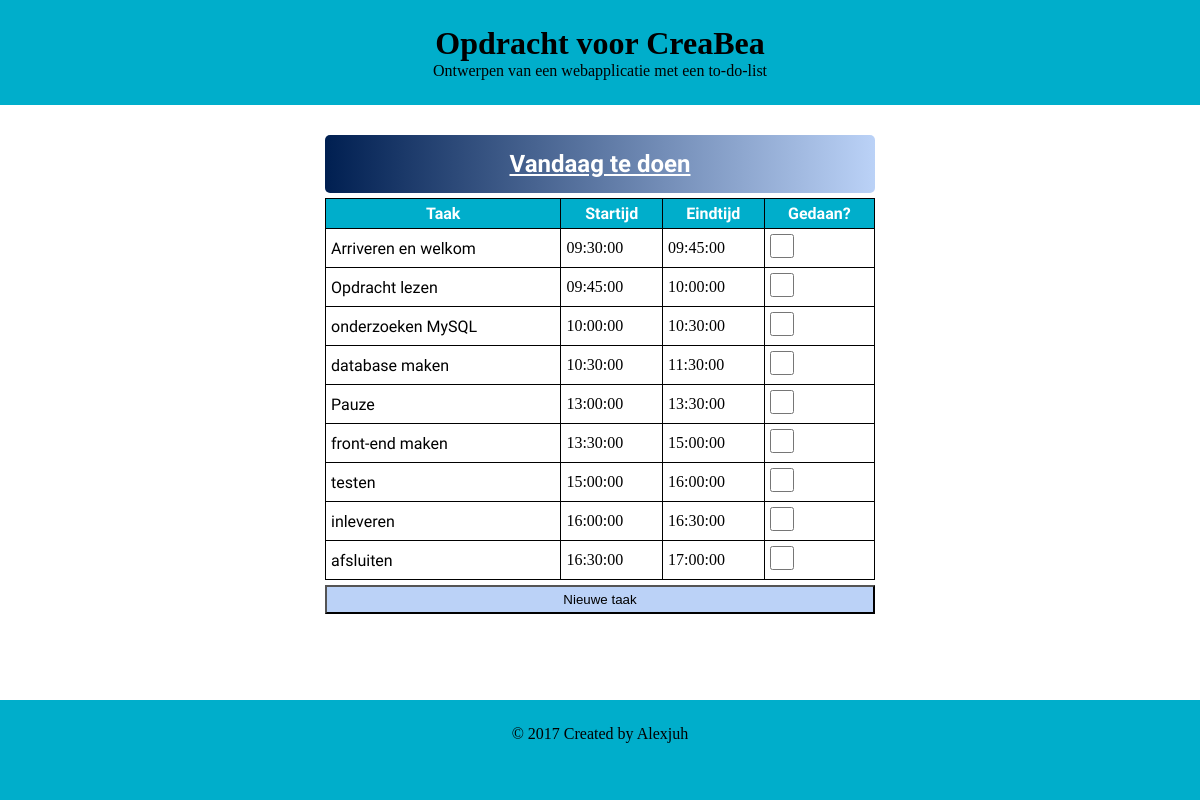
The page / on the database its author committed.
### connect.php (called while the page is built, shortened)
<?php
function dataFromBase($conn){
  $sql = "SELECT * FROM `to-do-crea` ORDER BY `to-do-crea`.`start_time` ASC";
  $result = $conn->query($sql);
  $loadData = NULL;
  if ($result->rowCount() > 0) {
    $loadData = $result;
  }
  return $loadData;
}
?>

### index.php (the view, shortened to what this page needs)
<?php include_once 'connect.php'; ?>
<!DOCTYPE html>
<html lang="en">
<head>
  <link rel="stylesheet" type="text/css" href="css/styles.css"/>
	<link rel="stylesheet" type="text/css" href="css/bootstrap.css"/>
</head>
<body>
  <div class="wrapper">
    <div class="outer_header row">
      <div class="inner_header col-md-12 cl-sm-12">
        <h1>Opdracht voor CreaBea</h1>
        <p>Ontwerpen van een webapplicatie met een to-do-list</p>
      </div>
    </div>
    <div class="outer_content row">
      <div class="inner_content col-md-6 col-md-offset-3 col-md-onset-3 col-sm-12">
        <div class="today"><h2>Vandaag te doen</h2></div>
        <div class="table_data">
          <?php
          $result = dataFromBase($conn);
          if($result !== NULL){
            ?>
            <table>
              <tr>
                <th class="item">Taak</th>
                <th class="item">Startijd</th>
                <th class="item">Eindtijd</th>
                <th class="item">Gedaan?</th>
              </tr>
            <?php
            while($row = $result->fetch(PDO::FETCH_ASSOC)){
              echo
              '<tr><td class="item">'. $row["item_list"]. '</td>'.
              '<td>'. $row["start_time"]. '</td>'.
              '<td>'. $row["end_time"]. '</td>'.
              '<td><input type="checkbox" name="check" value="Done" class="checkbox" data-id="'.$row["item_id"].'" '.($row["done"] ? "checked" : '').' ></td></tr>';
            }
            ?>
          </table>
        <?php } ?>
        </div>
        <button class="add_new">Nieuwe taak</button>
      </div>
    </div>
    <div class="outer_footer row">
      <div class="inner_footer col-md-12">
        <p>&copy; <?php echo date ('Y '); echo 'Created by Alexjuh'; ?> </p>
      </div>
    </div>
  </div>
</body>
</html>

### css/styles.css (style rules this page uses)
* { margin: 0; padding: 0; box-sizing: border-box; }
* .wrapper { overflow-y: scroll; overflow-x: hidden; height: 100vh; }
* .wrapper h1 { text-align: center; }
* .wrapper h2 { color: #fff; padding: 10px 0; font-family: 'Gloria Hallelujah', cursive; text-decoration: underline; }
* .wrapper p { text-align: center; }
* .wrapper .outer_header { height: auto; }
* .wrapper .outer_header .inner_header { background-color: #00aecb; height: 100%; padding: 25px; }
* .wrapper .outer_content { height: 100%; }
* .wrapper .outer_content .inner_content { padding: 25px; }
* .wrapper .outer_content .inner_content .today { padding: 5px; margin: 5px 0; border-radius: 5px; text-align: center; background: #001f51; background: -moz-linear-gradient(left #001f51 1%, #bbd2f7 100%); background: -o-linear-gradient(left #001f51 1%, #bbd2f7 100%); background: -webkit-linear-gradient(left #001f51 1%, #bbd2f7 100%); background: -ms-linear-gradient(left #001f51 1%, #bbd2f7 100%); background: linear-gradient(to right, #001f51 0%, #bbd2f7 100%); }
* .wrapper .outer_content .inner_content .table_data { width: 100%; }
* .wrapper .outer_content .inner_content .table_data table { border-collapse: collapse; border-spacing: 0; width: 100%; }
* .wrapper .outer_content .inner_content .table_data table th { border: 1px solid black; padding: 5px; background-color: #00aecb; color: #fff; }
* .wrapper .outer_content .inner_content .table_data table td { border: 1px solid black; padding: 5px; }
* .wrapper .outer_content .inner_content .table_data table td .checkbox { width: 24px; height: 24px; }
* .wrapper .outer_content .inner_content .table_data table td.item, * .wrapper .outer_content .inner_content .table_data table th.item { font-family: 'Gloria Hallelujah', cursive; }
* .wrapper .outer_content .inner_content button { margin-top: 5px; padding: 5px; width: 100%; background-color: #bbd2f7; }
* .wrapper .outer_footer { height: 100px; width: 100%; position: absolute; bottom: 0; }
* .wrapper .outer_footer .inner_footer { background-color: #00aecb; height: 100%; }
* .wrapper .outer_footer .inner_footer p { padding-top: 25px; text-align: center; }

### rows shown on the page
to-do-crea: item_list "Arriveren en welkom", start_time "09:30:00", end_time "09:45:00"
to-do-crea: item_list "Opdracht lezen", start_time "09:45:00", end_time "10:00:00"
to-do-crea: item_list "onderzoeken MySQL", start_time "10:00:00", end_time "10:30:00"
to-do-crea: item_list "database maken", start_time "10:30:00", end_time "11:30:00"
to-do-crea: item_list "Pauze", start_time "13:00:00", end_time "13:30:00"
to-do-crea: item_list "front-end maken", start_time "13:30:00", end_time "15:00:00"
to-do-crea: item_list "testen", start_time "15:00:00", end_time "16:00:00"
to-do-crea: item_list "inleveren", start_time "16:00:00", end_time "16:30:00"
to-do-crea: item_list "afsluiten", start_time "16:30:00", end_time "17:00:00"

### other values the page prints
date ('Y ') "2017"
